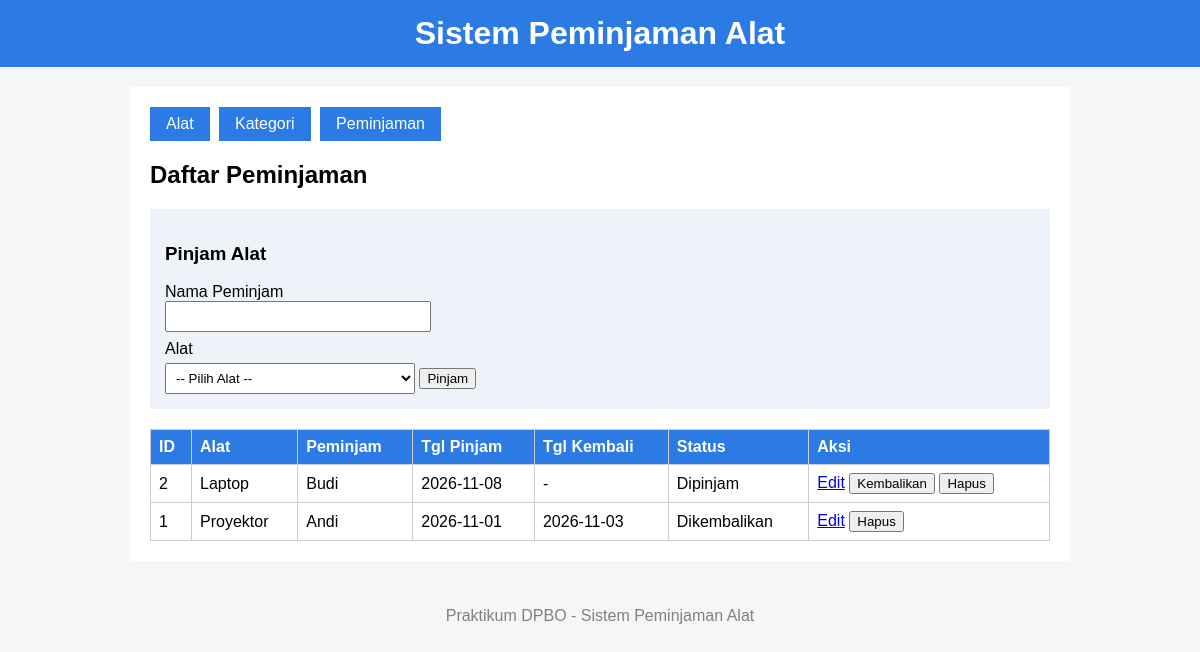
The app's page /index.php?page=loans with its own data.
### tables this page shows
CREATE TABLE loans (
    id INT AUTO_INCREMENT PRIMARY KEY,
    tool_id INT NOT NULL,
    borrower_name VARCHAR(100) NOT NULL,
    loan_date DATE NOT NULL,
    return_date DATE,
    status VARCHAR(20) NOT NULL DEFAULT 'Dipinjam',
    FOREIGN KEY (tool_id) REFERENCES tools(id)
);

CREATE TABLE tools (
    id INT AUTO_INCREMENT PRIMARY KEY,
    name VARCHAR(100) NOT NULL,
    category_id INT NOT NULL,
    stock INT NOT NULL DEFAULT 0,
    FOREIGN KEY (category_id) REFERENCES categories(id)
);

### index.php (called while the page is built, shortened)
<?php
require_once 'class/Loan.php';
$page = isset($_GET['page']) ? $_GET['page'] : 'tools';
include 'view/header.php';
include 'view/' . $page . '.php';
include 'view/footer.php';

### class/Loan.php (called while the page is built, shortened)
<?php
class Loan
{
    private $db;
    public function __construct($db)
    {
        $this->db = $db;
    }
    public function getAll()
    {
        $stmt = $this->db->prepare(
            "SELECT loans.*, tools.name AS tool_name
             FROM loans
             JOIN tools ON loans.tool_id = tools.id
             ORDER BY loans.id DESC"
        );
        $stmt->execute();
        return $stmt->fetchAll();
    }
}

### view/loans.php (the view, shortened to what this page needs)
<?php
$loan = new Loan($db);
$editData = null;
$loans = $loan->getAll();
?>
<h2>Daftar Peminjaman</h2>
<form method="POST" action="index.php?page=loans" class="form">
    <?php if ($editData) { ?>
        <h3>Ubah Data Peminjaman</h3>
        <input type="hidden" name="id" value="<?= $editData['id'] ?>">
        <label>Nama Peminjam</label>
        <input type="text" name="borrower_name" required value="<?= htmlspecialchars($editData['borrower_name']) ?>">
        <label>Tanggal Pinjam</label>
        <input type="date" name="loan_date" required value="<?= $editData['loan_date'] ?>">
        <button type="submit" name="update">Simpan Perubahan</button>
        <a href="index.php?page=loans">Batal</a>
    <?php } else { ?>
        <h3>Pinjam Alat</h3>
        <label>Nama Peminjam</label>
        <input type="text" name="borrower_name" required>
        <label>Alat</label>
        <select name="tool_id" required>
            <option value="">-- Pilih Alat --</option>
        </select>
        <button type="submit" name="borrow">Pinjam</button>
    <?php } ?>
</form>
<table>
    <tr>
        <th>ID</th>
        <th>Alat</th>
        <th>Peminjam</th>
        <th>Tgl Pinjam</th>
        <th>Tgl Kembali</th>
        <th>Status</th>
        <th>Aksi</th>
    </tr>
    <?php foreach ($loans as $row) { ?>
        <tr>
            <td><?= $row['id'] ?></td>
            <td><?= htmlspecialchars($row['tool_name']) ?></td>
            <td><?= htmlspecialchars($row['borrower_name']) ?></td>
            <td><?= $row['loan_date'] ?></td>
            <td><?= $row['return_date'] ? $row['return_date'] : '-' ?></td>
            <td><?= $row['status'] ?></td>
            <td>
                <a href="index.php?page=loans&edit=<?= $row['id'] ?>">Edit</a>
                <?php if ($row['status'] == 'Dipinjam') { ?>
                    <form method="POST" action="index.php?page=loans" class="inline">
                        <button type="submit" name="return">Kembalikan</button>
                    </form>
                <?php } ?>
                <form method="POST" action="index.php?page=loans" class="inline"
                      onsubmit="return confirm('Yakin hapus?')">
                    <button type="submit" name="delete">Hapus</button>
                </form>
            </td>
        </tr>
    <?php } ?>
</table>

### style.css (style rules this page uses)
body { font-family: Arial, sans-serif; margin: 0; background: #f4f6f8; }
.form { background: #eef3fa; padding: 15px; margin-bottom: 20px; }
.form label { display: block; margin-top: 8px; }
.form input, .form select { padding: 6px; width: 250px; }
.form button { margin-top: 10px; }
table { width: 100%; border-collapse: collapse; }
th, td { border: 1px solid #ccc; padding: 8px; text-align: left; }
th { background: #2c7be5; color: white; }
.inline { display: inline; }

### records on screen
loans: id "2", tool.name "Laptop", borrower_name "Budi", loan_date "2026-11-08", status "Dipinjam"
loans: id "1", tool.name "Proyektor", borrower_name "Andi", loan_date "2026-11-01", return_date "2026-11-03", status "Dikembalikan"
